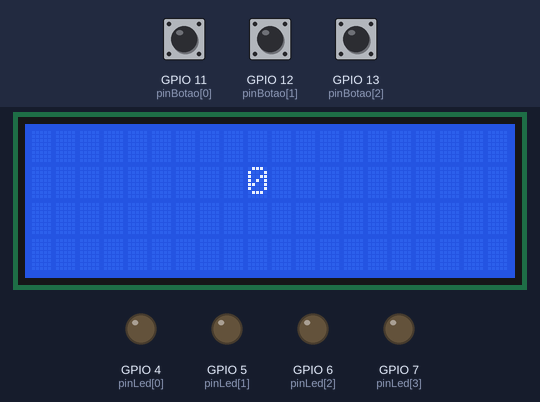
The program below on a simulated ESP32-S3. Parts: 20×4 character LCD, output pins drawn as LEDs (lit = HIGH). The test bench sets the inputs (shaded band); at power-on: GPIO 11 (pinBotao[0]) HIGH, GPIO 13 (pinBotao[2]) HIGH, GPIO 12 (pinBotao[1]) HIGH.

Above: at 1.2 s.
1.3 s: GPIO 11 (pinBotao[0]) pulled LOW for 0.15 s
At 2.0 s:
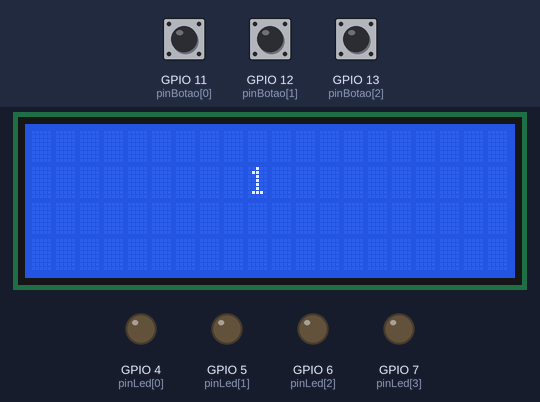
2.9 s: GPIO 13 (pinBotao[2]) pulled LOW for 0.15 s
At 4.1 s:
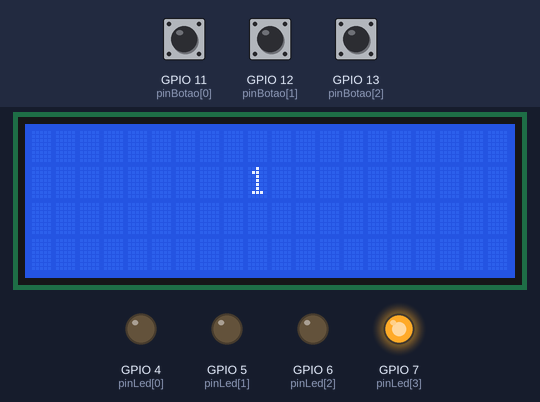
4.5 s: GPIO 11 (pinBotao[0]) pulled LOW for 1 s
7.0 s: GPIO 13 (pinBotao[2]) pulled LOW for 1 s
At 7.3 s:
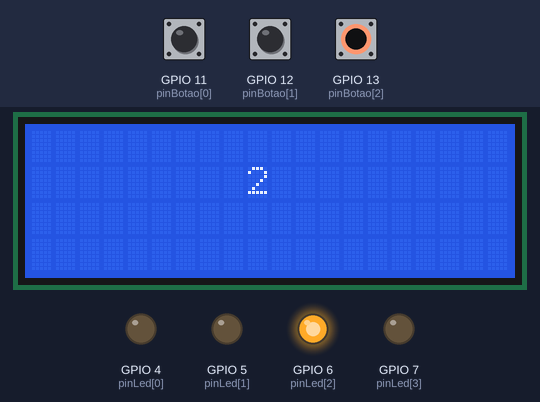
9.5 s: GPIO 12 (pinBotao[1]) pulled LOW for 0.15 s
11.1 s: GPIO 12 (pinBotao[1]) pulled LOW for 1 s
Timing chart, 0 to 14.1 s (numbered marks = the images above; inputs shaded):
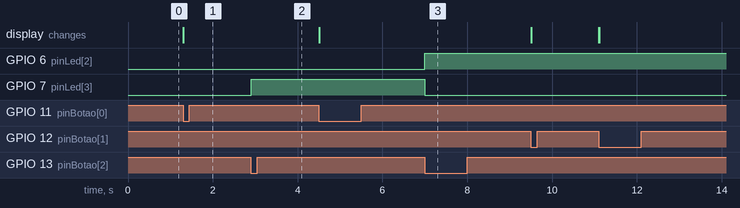

The program:

main.cpp
```cpp
#include <Arduino.h>
#include <LiquidCrystal_I2C.h>

LiquidCrystal_I2C lcd(0x27, 20, 4);

const int pinBotao [3] = {11, 12, 13};
const int pinLed[4] = {4, 5, 6, 7};
int contador = 0;
int valor;

void binarioLed();

void setup()
{
  lcd.init();
  lcd.backlight();
  pinMode(pinLed[0], OUTPUT);
  pinMode(pinLed[1], OUTPUT);
  pinMode(pinLed[2], OUTPUT);
  pinMode(pinLed[3], OUTPUT);
  pinMode(pinBotao[0], INPUT_PULLUP);
  pinMode(pinBotao[1], INPUT_PULLUP);
  pinMode(pinBotao[2], INPUT_PULLUP);
}

void loop()
{
  bool estadoAtualBotao[3] = {digitalRead(pinBotao[0]), digitalRead(pinBotao[1]), digitalRead(pinBotao[2])};
  static bool estadoAnteriorBotao[3] = {1, 1, 1};

  lcd.setCursor(9, 1);
  lcd.print(contador);
//! BOTAO CIMA
  if (estadoAtualBotao[0] != estadoAnteriorBotao[0])
  {
    if (!estadoAtualBotao[0])
    {
      if(contador < 15)
      {
        contador++;
        lcd.clear();
      }

    }
  }
  estadoAnteriorBotao[0] = estadoAtualBotao[0];

  //! BOTAO BAIXO
  if (estadoAtualBotao[1] != estadoAnteriorBotao[1])
  {
    if (!estadoAtualBotao[1])
    {
      if (contador > 0)
      {
        contador--;
        lcd.clear();
      }
    }
  }
  estadoAnteriorBotao[1] = estadoAtualBotao[1];


  //! BOTAO ENTER
  if (estadoAtualBotao[2] != estadoAnteriorBotao[2])
  {
    if (!estadoAtualBotao[2])
    {
      valor = contador;
      binarioLed();
    }
  }
  estadoAnteriorBotao[2] = estadoAtualBotao[2];


}

void binarioLed()
{
  bool binario[4] = {};
  for (int i = 3; i > 0; i--)
  {
    binario[i] = valor % 2;
    valor /= 2;
  }
  binario[0] = valor;

  for (int i = 0; i < 4; i++)
  {
    digitalWrite(pinLed[i], binario[i]);
  }
}
```

Measured:
- after the input at 1.3 s, the display: first changes at once (image 1 shows a later state)
- after the input at 2.9 s, GPIO 7 (pinLed[3]): LOW → HIGH at once
- after the input at 7.0 s, GPIO 6 (pinLed[2]): LOW → HIGH at once; GPIO 7 (pinLed[3]): HIGH → LOW at once
